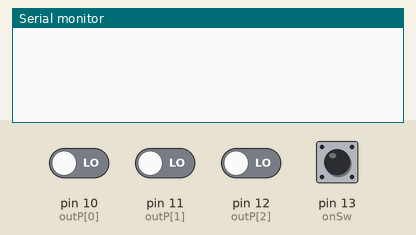
Simulated run of this sketch. Board: Arduino Uno, built with avr-gcc and run on an emulated ATmega328P. Parts: the last lines printed to the serial monitor. The inputs (shaded band) are chosen by the test bench; at power-on: pin 10 (outP[0]), pin 11 (outP[1]), pin 12 (outP[2]), pin 13 (onSw) LOW.

Above: at 1.2 s.
1.3 s: pin 10 (outP[0]) driven HIGH
At 1.8 s:
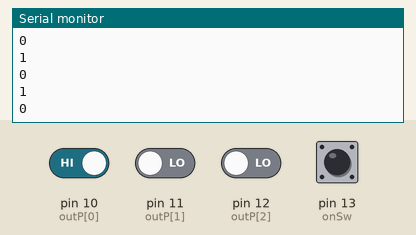
2.8 s: pin 11 (outP[1]) driven HIGH
At 3.6 s:
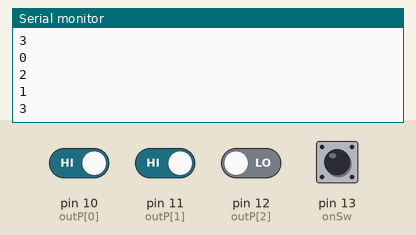
4.3 s: pin 12 (outP[2]) driven HIGH
Timing chart, 0 to 7.3 s (numbered marks = the images above; inputs shaded):
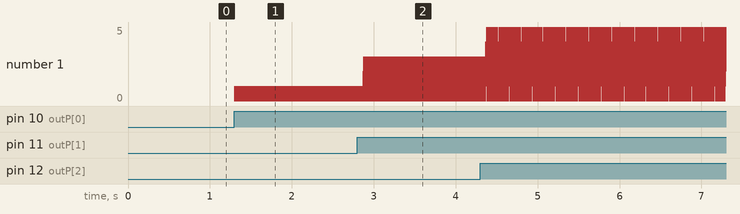

Measured:
- after the input at 1.3 s, the serial monitor: prints a new line at once (image 1)
- after the input at 2.8 s, the serial monitor: prints a new line after 0.07 s (image 2)
- plotted number 1: 0 → 3 after the input at 2.8 s

The sketch:

sketch_aug16b.ino
```cpp
unsigned int inP[2] = {8, 9},
                      outP[3] = {10, 11, 12},
                                onSw = 13;
bool btn[7];
unsigned int leds[7] = {1, 2, 3, 4, 5, 6, 7};

void setup() {
  Serial.begin(9600);
}

void loop() {
  while (true) {
    if (digitalRead(onSw))
      digitalWrite(leds[7], HIGH);
    else digitalWrite(leds[7], LOW);
    for (unsigned int i = 0; i < 7; i++)
      btn[i] = false;
    for (unsigned int i = 0; i < 2; i++) {
      digitalWrite(inP[i], HIGH);
      for (unsigned int o = 0; o < 3; o++) {
        if (digitalRead(outP[o])){
          digitalWrite(leds[i + 2 * o], HIGH);
          Serial.println(i + 2 * o);
        }
        else digitalWrite(leds[i + 2 * o], LOW);
      }
      digitalWrite(inP[i], LOW);
    }
  }
}
```
